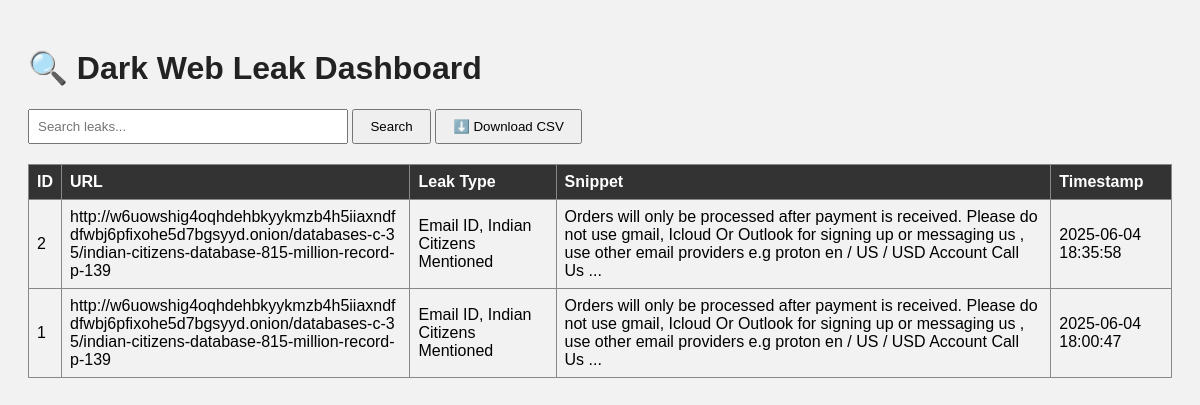
The page / on the database its author committed.
### tables this page shows
CREATE TABLE leaks (
            id INTEGER PRIMARY KEY AUTOINCREMENT,
            url TEXT NOT NULL,
            leak_type TEXT NOT NULL,
            content_snippet TEXT,
            timestamp DATETIME DEFAULT CURRENT_TIMESTAMP
        );

### dashboard/app.py (the view)
@app.route("/")
def index():
    search = request.args.get("search", "")
    leaks = get_leaks(search)
    return render_template("index.html", leaks=leaks, search=search)

### dashboard/app.py (called while the page is built)
def get_leaks(search=""):
    conn = sqlite3.connect(DB_PATH)
    cursor = conn.cursor()
    if search:
        query = f"""
            SELECT id, url, leak_type, content_snippet, timestamp
            FROM leaks
            WHERE url LIKE ? OR leak_type LIKE ? OR content_snippet LIKE ?
            ORDER BY timestamp DESC
        """
        search_term = f"%{search}%"
        cursor.execute(query, (search_term, search_term, search_term))
    else:
        cursor.execute("""
            SELECT id, url, leak_type, content_snippet, timestamp
            FROM leaks
            ORDER BY timestamp DESC
        """)
    rows = cursor.fetchall()
    conn.close()
    return rows

### dashboard/templates/index.html (shortened to what this page needs)
<!DOCTYPE html>
<html>
<head>
</head>
<body>
    <h1>🔍 Dark Web Leak Dashboard</h1>
    <form method="GET">
        <input type="text" name="search" value="{{ search }}" placeholder="Search leaks...">
        <button type="submit">Search</button>
        <a href="/download"><button type="button">⬇️ Download CSV</button></a>
    </form>
    <table>
        <tr>
            <th>ID</th>
            <th>URL</th>
            <th>Leak Type</th>
            <th>Snippet</th>
            <th>Timestamp</th>
        </tr>
        {% for row in leaks %}
        <tr>
            <td>{{ row[0] }}</td>
            <td style="word-break: break-all;">{{ row[1] }}</td>
            <td>{{ row[2] }}</td>
            <td style="word-break: break-word;">{{ row[3][:200] }}...</td>
            <td>{{ row[4] }}</td>
        </tr>
        {% endfor %}
    </table>
</body>
</html>

### dashboard/templates/index.html (style rules this page uses)
body { font-family: Arial; padding: 20px; background: #f2f2f2; }
h1 { color: #222; }
table { width: 100%; border-collapse: collapse; margin-top: 20px; }
th, td { border: 1px solid #888; padding: 8px; text-align: left; }
th { background: #333; color: white; }
input[type=text] { padding: 8px; width: 300px; }
button { padding: 8px 16px; }

### rows shown on the page
leaks: id "2", url "http://w6uowshig4oqhdehbkyykmzb4h5iiaxndfdfwbj6pfixohe5d7bgsyyd.onion/databases-c-35/indian-citizens-database-815-million-record-p-139", leak_type "Email ID, Indian Citizens Mentioned", content_snippet "Orders will only be processed after payment is received. Please do not use gmail, Icloud Or Outlook for signing up or messaging us , use other email providers e.g proton en / US / USD Account Call Us", timestamp "2025-06-04 18:35:58"
leaks: id "1", url "http://w6uowshig4oqhdehbkyykmzb4h5iiaxndfdfwbj6pfixohe5d7bgsyyd.onion/databases-c-35/indian-citizens-database-815-million-record-p-139", leak_type "Email ID, Indian Citizens Mentioned", content_snippet "Orders will only be processed after payment is received. Please do not use gmail, Icloud Or Outlook for signing up or messaging us , use other email providers e.g proton en / US / USD Account Call Us", timestamp "2025-06-04 18:00:47"
